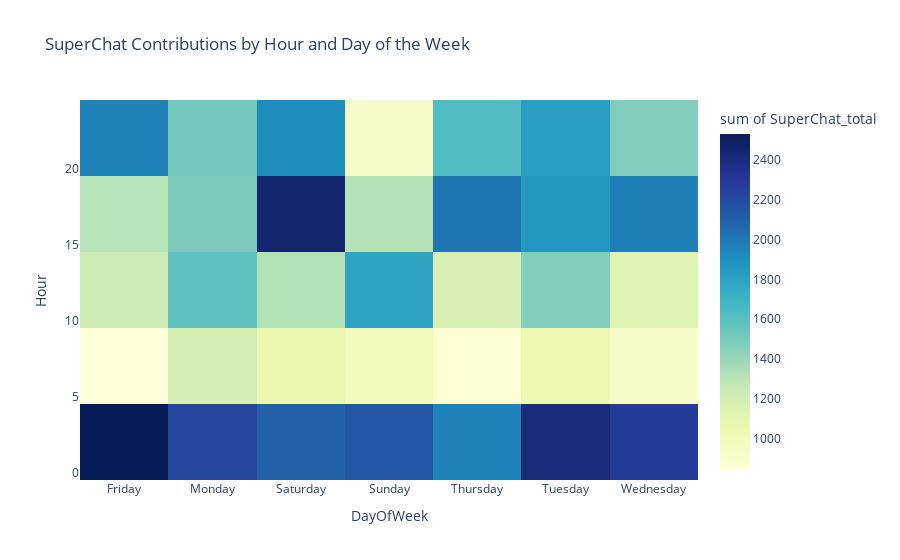

Write notebook code for a chart like this one.
### Markdown cell above
I want to know the patterns of super chats in correlation with stream timing. So it is decided that the heatmap table could be the best suited for this.
Using the heatmap table, I want to see at what hour and at what day is the super chat are clustered together.

### Code cell
# first from stream_start_DateTime_UST I extract the day and use Name so it easier to see
df['DayOfWeek'] = df['Stream_Start_DateTime_UST'].dt.day_name()
# then I extract the hour from it
df['Hour'] = df['Stream_Start_DateTime_UST'].dt.hour

# now to put heatmap data inside the variable. Find the superchat total median and grouped by dayofweek and hour.
heatmap_data = df.groupby(['DayOfWeek', 'Hour'])['SuperChat_total'].median().reset_index()

# put variabel for the order of days
ordered_days = ['Monday', 'Tuesday', 'Wednesday', 'Thursday', 'Friday', 'Saturday', 'Sunday']
# then from the column of DayOfWeek from heatmap_data, then use it for categorical
heatmap_data['DayOfWeek'] = pd.Categorical(heatmap_data['DayOfWeek'], categories=ordered_days, ordered=True)

# now to creat the density heatmap
fig = px.density_heatmap(
    # data that we have been made
    heatmap_data, 
    # column used for X axis
    x="DayOfWeek", 
    # column used for Y axis
    y="Hour", 
    # column that will be stacked between X and Y axis
    z="SuperChat_total",
    title="SuperChat Contributions by Hour and Day of the Week",
    color_continuous_scale="YlGnBu"
)

fig.show()

### Figure 1 — Plotly figure (JSON) as saved in the notebook; plotly's stock layout.template omitted (floating-point values rounded to 4 significant figures; data arrays with more than 128 entries replaced by an {"elided": "..."} marker saying what was removed)
{"data": [{"coloraxis": "coloraxis", "histfunc": "sum", "hovertemplate": "DayOfWeek=%{x}<br>Hour=%{y}<br>sum of SuperChat_total=%{z}<extra></extra>", "name": "", "type": "histogram2d", "x": {"elided": "168 str values"}, "xaxis": "x", "xbingroup": "x", "y": {"elided": "168 int values"}, "yaxis": "y", "ybingroup": "y", "z": {"elided": "168 float values"}}], "layout": {"coloraxis": {"colorbar": {"title": {"text": "sum of SuperChat_total"}}, "colorscale": [[0, "rgb(255,255,217)"], [0.125, "rgb(237,248,177)"], [0.25, "rgb(199,233,180)"], [0.375, "rgb(127,205,187)"], [0.5, "rgb(65,182,196)"], [0.625, "rgb(29,145,192)"], [0.75, "rgb(34,94,168)"], [0.875, "rgb(37,52,148)"], [1, "rgb(8,29,88)"]]}, "legend": {"tracegroupgap": 0}, "title": {"text": "SuperChat Contributions by Hour and Day of the Week"}, "xaxis": {"anchor": "y", "domain": [0, 1], "title": {"text": "DayOfWeek"}}, "yaxis": {"anchor": "x", "domain": [0, 1], "title": {"text": "Hour"}}}}
